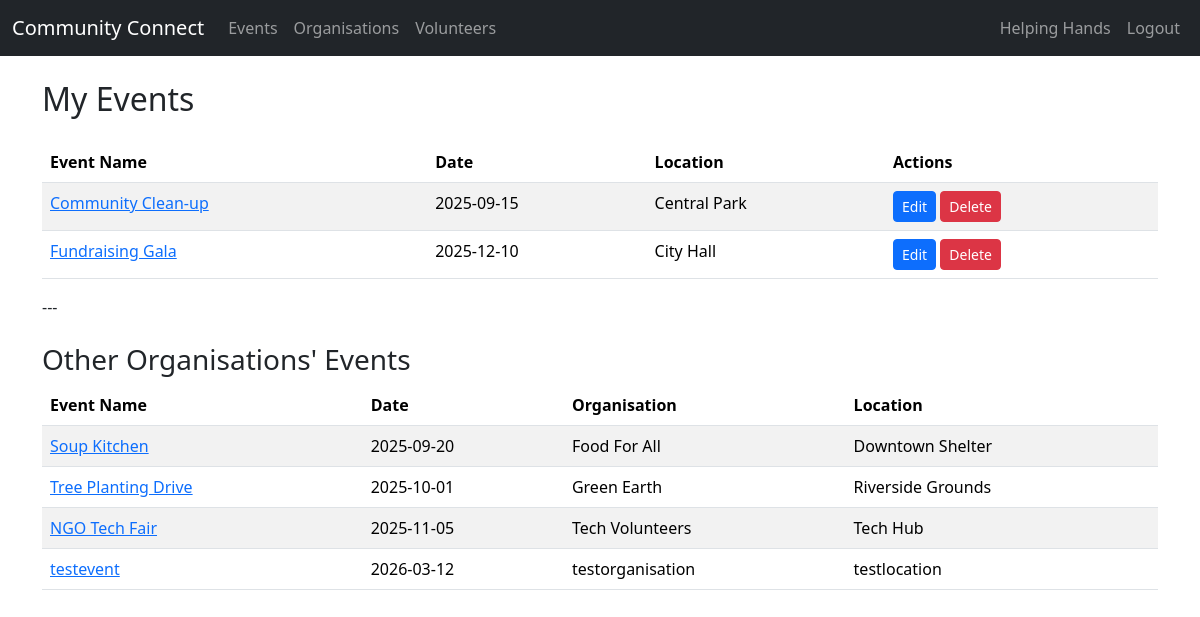
Screenshot of /organisation/events_full (signed in) with the database file from the repository.
### tables this page shows
CREATE TABLE Events (
    EventID INTEGER PRIMARY KEY AUTOINCREMENT,
    OrganisationID INTEGER NOT NULL,
    Name TEXT(100) NOT NULL,
    Description TEXT(255),
    Date DATE,
    StartTime TIME,
    EndTime TIME,
    Location TEXT(255),
    Status TEXT(20),
    FOREIGN KEY (OrganisationID) REFERENCES Organisations(OrganisationID),
    CONSTRAINT chk_end_after_start CHECK (EndTime > StartTime)
);

CREATE TABLE Organisations (
    OrganisationID INTEGER PRIMARY KEY AUTOINCREMENT,
    Name TEXT(100) NOT NULL,
    Description TEXT(255),
    ContactPerson TEXT(50),
    Email TEXT(320) UNIQUE NOT NULL,
    Password TEXT(128) NOT NULL,
    Phone TEXT(32),
    Address TEXT(255),
    Website TEXT(255),
    Logo BLOB
);

### app.py (the view)
@app.route("/organisation/events_full")
@login_required
@org_required
def organisation_events_full():
    db = get_db()
    my_events = db.execute("""SELECT * FROM Events WHERE OrganisationID = ? ORDER BY Date""", (session["user_id"],)).fetchall()
    other_events = db.execute("""SELECT e.*, o.Name AS OrgName FROM Events e JOIN Organisations o ON e.OrganisationID = o.OrganisationID WHERE e.OrganisationID != ? ORDER BY e.Date""", (session["user_id"],)).fetchall()
    return render_template("organisation_events_full.html", my_events=my_events, other_events=other_events)

### app.py (called while the page is built)
def get_db():
    db = getattr(g, "_database", None)
    if db is None:
        db = g._database = sqlite3.connect(DATABASE)
        db.row_factory = sqlite3.Row  # This allows accessing columns by name
    return db

@app.teardown_appcontext
def close_connection(exception):
    db = getattr(g, "_database", None)
    if db is not None:
        db.close()

def login_required(f):
    @wraps(f)
    def decorated_function(*args, **kwargs):
        if "user_id" not in session:
            flash("Please log in first.", "error")
            return redirect(url_for("login"))
        return f(*args, **kwargs)
    return decorated_function

def org_required(f):
    @wraps(f)
    def wrapper(*args, **kwargs):
        if session.get("account_type") != "organisation":
            flash("Organisations only.", "error")
            return redirect(url_for("index"))
        return f(*args, **kwargs)
    return wrapper

### templates/organisation_events_full.html
{% extends "base.html" %}
{% block content %}
<h2 class="mb-4">My Events</h2>
<table class="table table-striped">
    <thead>
        <tr>
            <th>Event Name</th>
            <th>Date</th>
            <th>Location</th>
            <th>Actions</th>
        </tr>
    </thead>
    <tbody>
        {% for event in my_events %}
        <tr>
            <td><a href="{{ url_for('view_event', event_id=event.EventID) }}">{{ event.Name }}</a></td>
            <td>{{ event.Date }}</td>
            <td>{{ event.Location }}</td>
            <td>
                <a href="{{ url_for('edit_event', event_id=event.EventID) }}" class="btn btn-sm btn-primary">Edit</a>
                <form action="{{ url_for('delete_event', event_id=event.EventID) }}" method="POST" class="d-inline">
                    <button type="submit" class="btn btn-sm btn-danger" onclick="return confirm('Are you sure?');">Delete</button>
                </form>
            </td>
        </tr>
        {% else %}
        <tr>
            <td colspan="4">No events found.</td>
        </tr>
        {% endfor %}
    </tbody>
</table>
---
<h3 class="mt-4">Other Organisations' Events</h3>
<table class="table table-striped">
    <thead>
        <tr>
            <th>Event Name</th>
            <th>Date</th>
            <th>Organisation</th>
            <th>Location</th>
        </tr>
    </thead>
    <tbody>
        {% for event in other_events %}
        <tr>
            <td><a href="{{ url_for('view_event', event_id=event.EventID) }}">{{ event.Name }}</a></td>
            <td>{{ event.Date }}</td>
            <td>{{ event.OrgName }}</td>
            <td>{{ event.Location }}</td>
        </tr>
        {% else %}
        <tr>
            <td colspan="4">No events found.</td>
        </tr>
        {% endfor %}
    </tbody>
</table>
{% endblock %}

### rows the page displays
Events: Name "Community Clean-up", Date "2025-09-15", Location "Central Park"
Events: Name "Fundraising Gala", Date "2025-12-10", Location "City Hall"
Events: Name "Soup Kitchen", Date "2025-09-20", OrgName "Food For All", Location "Downtown Shelter"
Events: Name "Tree Planting Drive", Date "2025-10-01", OrgName "Green Earth", Location "Riverside Grounds"
Events: Name "NGO Tech Fair", Date "2025-11-05", OrgName "Tech Volunteers", Location "Tech Hub"
Events: Name "testevent", Date "2026-03-12", OrgName "testorganisation", Location "testlocation"

### other values shown
{{ session.get('name', 'Dashboard') }} "Helping Hands"
